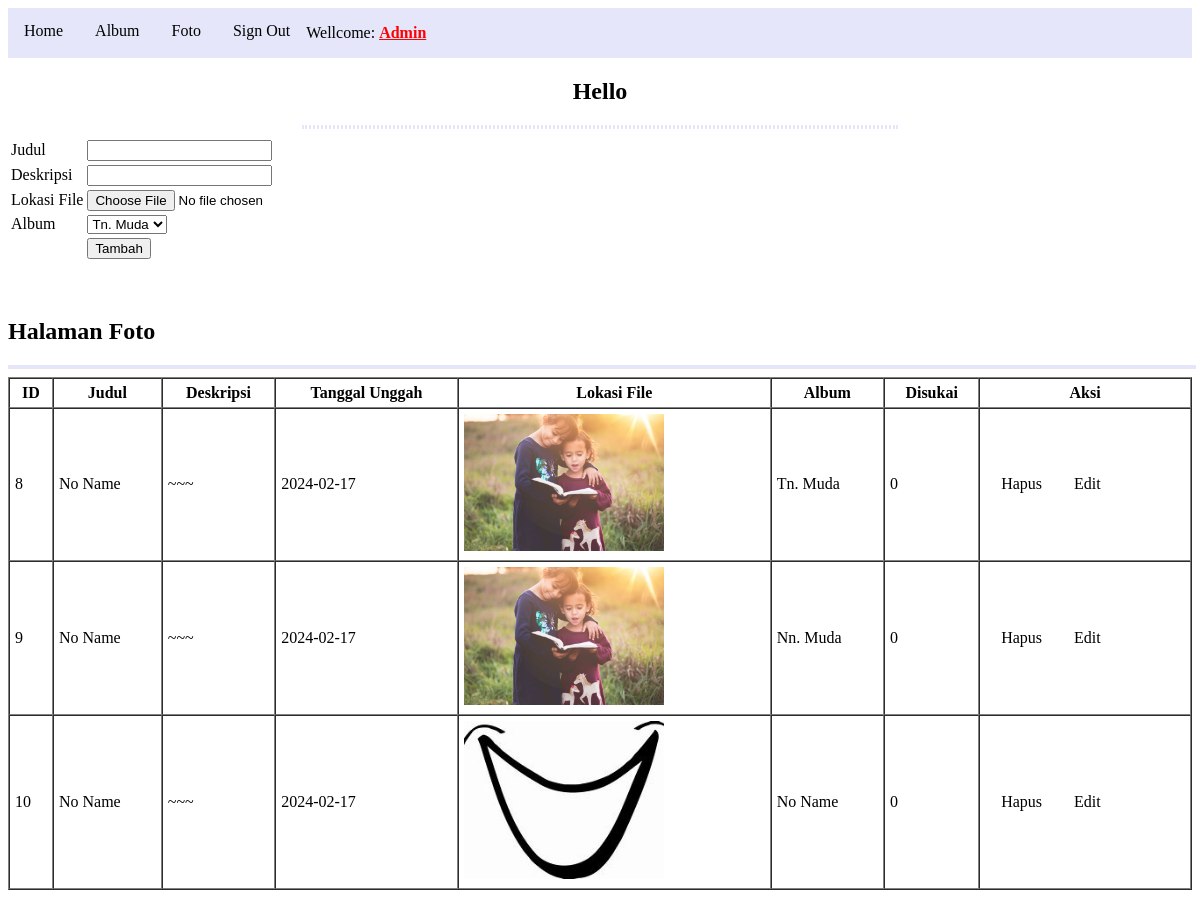
Page /foto.php (signed in) on the committed database.
### tables this page shows
CREATE TABLE `foto` (
  `FotoID` int(11) NOT NULL,
  `JudulFoto` varchar(255) NOT NULL,
  `DeskripsiFoto` text NOT NULL,
  `TanggalUnggah` date NOT NULL,
  `LokasiFile` varchar(255) NOT NULL,
  `AlbumID` int(11) NOT NULL,
  `UserID` int(11) NOT NULL
);

CREATE TABLE `album` (
  `AlbumID` int(11) NOT NULL,
  `NamaAlbum` varchar(255) NOT NULL,
  `Deskripsi` text NOT NULL,
  `TanggalDibuat` date NOT NULL,
  `UserID` int(11) NOT NULL
);

### foto.php (the view, shortened to what this page needs)
<!DOCTYPE html>
<html lang="en">
<head>
    <link rel="stylesheet" href="style.css">
</head>
<body>
    <header>
        <nav>
            <a href="index.php">Home</a>
            <a href="album.php">Album</a>
            <a href="foto.php">Foto</a>
            <a href="logout.php">Sign Out</a>
            <p>Wellcome: <b style="text-decoration: underline; color: red;"><?=$_SESSION['NamaLengkap']?></b></p>
        </nav>
    </header>
    <marquee behavior="" direction="right">
        <center><h2>Hello</h2></center>
        <hr style="width: 50%; border: 2px dotted lavender">
    </marquee>
    <form action="tambah-foto.php" method="post" enctype="multipart/form-data">
        <table>
            <tr>
                <td>Judul</td>
                <td><input type="text" name="JudulFoto"></td>
            </tr>
            <tr>
                <td>Deskripsi</td>
                <td><input type="text" name="DeskripsiFoto"></td>
            </tr>
            <tr>
                <td>Lokasi File</td>
                <td><input type="file" name="LokasiFile"></td>
            </tr>
            <tr>
                <td>Album</td>
                <td>
                    <select name="AlbumID">
                    <?php
                        include "koneksi.php";
                        $UserID=$_SESSION['UserID'];
                        $sql=mysqli_query($conn,"SELECT * FROM album WHERE UserID='$UserID'");
                        while($data=mysqli_fetch_array($sql)){
                    ?>
                        <option value="<?=$data['AlbumID']?>"><?=$data['NamaAlbum']?></option>
                    <?php
                        }
                    ?>
                    </select>
                </td>
            </tr>
            <tr>
                <td></td>
                <td><input type="submit" value="Tambah"></td>
            </tr>
        </table>
    </form>
    <br><br>
    <h2>Halaman Foto</h2>
    <hr  style="width: 100%; border: 2px solid lavender">
    <table width="100%" border="1" cellpadding="5" cellspacing="0">
    <tr>
            <th>ID</th>
            <th>Judul</th>
            <th>Deskripsi</th>
            <th>Tanggal Unggah</th>
            <th>Lokasi File</th>
            <th>Album</th>
            <th>Disukai</th>
            <th>Aksi</th>
        </tr>
        <?php
            include "koneksi.php";
            $UserID=$_SESSION['UserID'];
            $sql=mysqli_query($conn,"SELECT * FROM foto,album WHERE foto.UserID='$UserID' AND foto.AlbumID=album.AlbumID");
            while($data=mysqli_fetch_array($sql)){
        ?>
                <tr>
                    <td><?=$data['FotoID']?></td>
                    <td><?=$data['JudulFoto']?></td>
                    <td><?=$data['DeskripsiFoto']?></td>
                    <td><?=$data['TanggalUnggah']?></td>
                    <td>
                        <img src="gambar/<?=$data['LokasiFile']?>" width="200px">
                    </td>
                    <td><?=$data['NamaAlbum']?></td>
                    <td>
                        <?php
                            $FotoID=$data['FotoID'];
                            $sql2=mysqli_query($conn,"SELECT * FROM likefoto where FotoID='$FotoID'");
                            echo mysqli_num_rows($sql2);
                        ?>
                    </td>
                    <td>
                        <a href="hapus-foto.php?FotoID=<?=$data['FotoID']?>">Hapus</a>
                        <a href="edit-foto.php?FotoID=<?=$data['FotoID']?>">Edit</a>
                    </td>
                </tr>
        <?php
            }
        ?>
    </table>
</body>
</html>

### style.css (style rules this page uses)
nav { list-style: none; margin: 0; padding: 0; overflow: hidden; background-color: lavender; }
a { float: left; display: block; color: black; text-align: center; padding: 14px 16px; text-decoration: none; }

### rows in the picture
foto: FotoID "8", JudulFoto "No Name", DeskripsiFoto "~~~", TanggalUnggah "2024-02-17", LokasiFile (picture), AlbumID.NamaAlbum "Tn. Muda", mysqli_num_rows($sql2) "0"
foto: FotoID "9", JudulFoto "No Name", DeskripsiFoto "~~~", TanggalUnggah "2024-02-17", LokasiFile (picture), AlbumID.NamaAlbum "Nn. Muda", mysqli_num_rows($sql2) "0"
foto: FotoID "10", JudulFoto "No Name", DeskripsiFoto "~~~", TanggalUnggah "2024-02-17", LokasiFile (picture), AlbumID.NamaAlbum "No Name", mysqli_num_rows($sql2) "0"

### other values in the picture
$_SESSION['NamaLengkap'] "Admin"
form field AlbumID "Tn. Muda"
